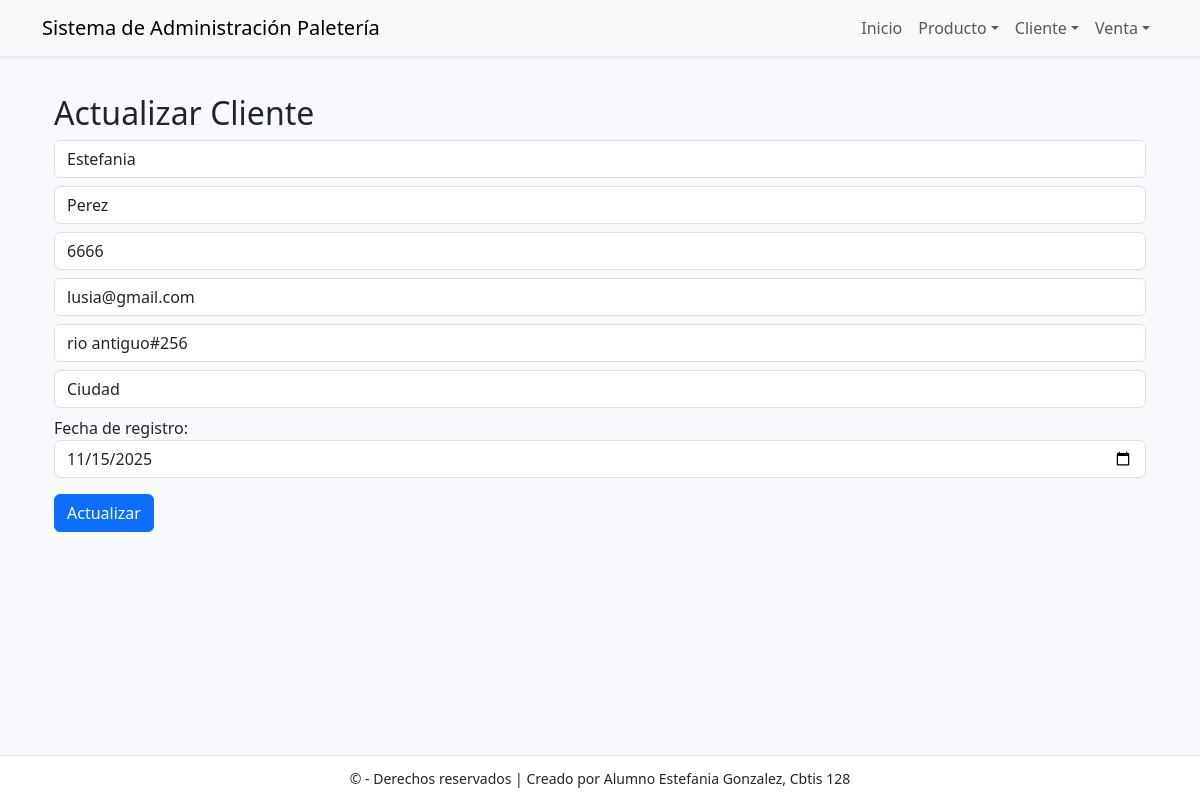
/cliente/actualizar/4/, run on the app's committed database.
### app_Paleteria/models.py (models this page shows, shortened)
class Cliente(models.Model):
    id_cliente = models.AutoField(primary_key=True)
    nombre = models.CharField(max_length=100, unique=True)
    apellido = models.CharField(max_length=100, unique=True)
    telefono = models.CharField(max_length=50, unique=True)
    email = models.CharField(max_length=100, unique=True)
    direccion = models.CharField(max_length=100, unique=True)
    fecha_registro = models.DateField(auto_now_add=True)
    ciudad = models.CharField(max_length=100, blank=True)

### app_Paleteria/views.py (the view)
# urls.py: path('cliente/actualizar/<int:id>/', views.actualizar_cliente, name='actualizar_cliente'),
def actualizar_cliente(request, id):
    cliente = get_object_or_404(Cliente, id_cliente=id)
    return render(request, 'cliente/actualizar_cliente.html', {'cliente': cliente})

### app_Paleteria/templates/cliente/actualizar_cliente.html (shortened to what this page needs)
{% extends 'base.html' %}
{% block content %}
<div class="container mt-4">
  <h2>Actualizar Cliente</h2>
  <form method="POST" action="{% url 'realizar_actualizacion_cliente' cliente.id_cliente %}">
    <input type="text" name="nombre" value="{{ cliente.nombre }}" class="form-control mb-2" required>
    <input type="text" name="apellido" value="{{ cliente.apellido }}" class="form-control mb-2" required>
    <input type="text" name="telefono" value="{{ cliente.telefono }}" class="form-control mb-2" required>
    <input type="email" name="email" value="{{ cliente.email }}" class="form-control mb-2" required>
    <input type="text" name="direccion" value="{{ cliente.direccion }}" class="form-control mb-2" required>
    <input type="text" name="ciudad" value="{{ cliente.ciudad }}" class="form-control mb-2" required>
    <label>Fecha de registro:</label>
    <input type="date" name="fecha_registro" value="{{ cliente.fecha_registro|date:'Y-m-d' }}" class="form-control mb-3">
    <button type="submit" class="btn btn-primary">Actualizar</button>
  </form>
</div>
{% endblock %}

### app_Paleteria/templates/base.html (style rules this page uses)
body { padding-top: 70px; padding-bottom: 70px; background:#f7f9fc; }

### data on the page
Cliente: nombre "Estefania", apellido "Perez", telefono "6666", email "lusia@gmail.com", direccion "rio antiguo#256", ciudad "Ciudad", fecha_registro "11/15/2025"
